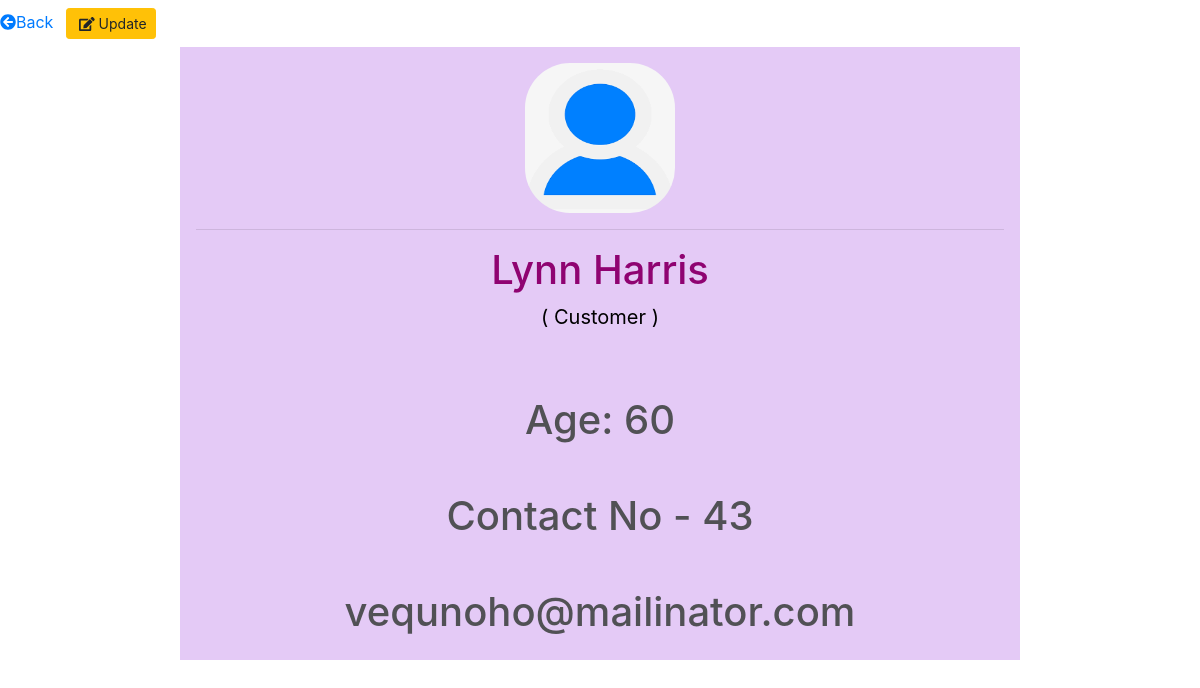
The app's page /customer/profile/1/ with its own data.
### customer/models.py (models this page shows)
class Customer(models.Model):
    first_name = models.CharField(max_length=20, default="")
    last_name = models.CharField(max_length=20, default="")
    age = models.IntegerField(null=True,blank=True)
    email = models.EmailField(null=True, blank=True)
    contactno = models.IntegerField(default=0)
    photo = models.ImageField(upload_to='customer/photo/', null=True, blank=True)

### customer/views.py (the view)
# urls.py: path('profile/<int:id>/', profile, name='customer_profile'),
def profile(request, id):
    mg = Customer.objects.filter(id=id).first()
    return render(request, 'customer/profile.html', locals())

### templates/customer/profile.html (shortened to what this page needs)
<!doctype html>
<html lang="en">
<head>
    <link rel="stylesheet" href="https://maxcdn.bootstrapcdn.com/bootstrap/4.0.0/css/bootstrap.min.css"
>
</head>
<body>
    <a class='link' href="{% url 'customerlist' %}"><i class="fas fa-arrow-circle-left"></i>Back</a>
    <a class="btn btn-warning btn-sm m-2" href="{% url 'edit_customer' mg.id %}"> <i class="fas fa-edit ml-1"></i>
        Update</a>
    <div class='container'>
        {% if mg.photo %}
        <img src='{{mg.photo.url}}' width='150' height='150' style="border-radius: 30%;">
        {% endif %}
        <hr>
        <center class='text-success'>
            <h1 style="color:rgb(143, 3, 113)"> {{mg.first_name}}
                {{mg.last_name}}
            </h1>
            <p style="color:black; font-size: 20px;">( Customer )</p><br><br>
            <h1 style="color:rgb(81, 81, 85)"> Age: {{mg.age}} <br><br> Contact No -  {{mg.contactno}} <br><br> {{mg.email}} </h1>
        </center>
    </div>
</body>
</html>

### templates/customer/profile.html (style rules this page uses)
.container { background-color: rgb(202, 149, 238, 0.5); width: 70%; margin: 0rem; padding: 1rem; position: absolute; left: 15%; text-align: center; }

### records on screen
Customer: photo (picture), first_name "Lynn", last_name "Harris", age "60", contactno "43", email "vequnoho@mailinator.com"
